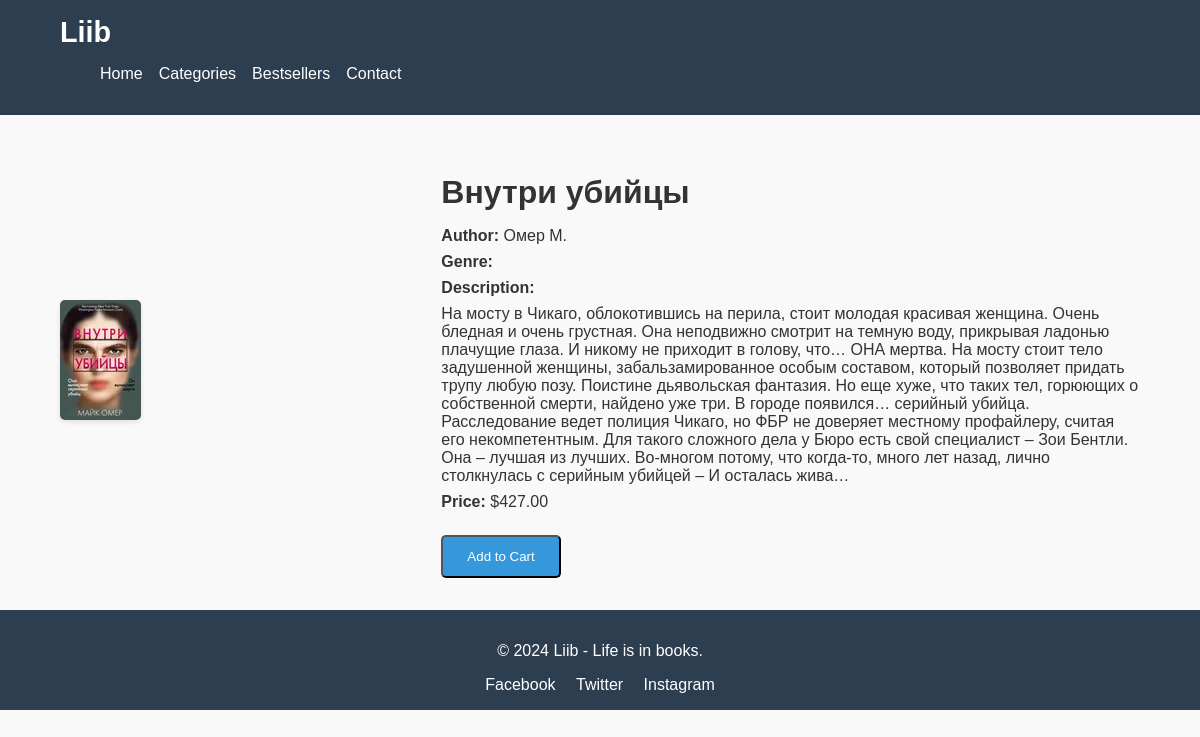
The page /book/14/ on the database its author committed.
### books/models.py (models this page shows, shortened)
class Book(models.Model):
    title = models.CharField(max_length=100)
    author = models.CharField(max_length=100)
    published_date = models.DateField()
    photo = models.ImageField(upload_to='images/')
    description = models.TextField(null=True, blank=True)
    price = models.DecimalField(max_digits=8, decimal_places=2, null=True)
    genre = models.ForeignKey(Genre, on_delete=models.SET_NULL, null=True, related_name='books')

### books/views.py (the view)
# urls.py: path('book/<int:book_id>/', bookpage_view, name='book'),
def bookpage_view(request, book_id):
    bookobj = Book.objects.get(id=book_id)
    return render(request, 'bookpage.html',{'book': bookobj})

### templates/bookpage.html (shortened to what this page needs)
<!DOCTYPE html>
{% load static %}
<html lang="en">
<head>
    <link rel="stylesheet" href="{% static 'css/bookpagestyle.css' %}">
</head>
<body>
    <header>
        <div class="container">
            <h1 class="logo">Liib</h1>
            <nav>
                <ul class="nav-links">
                    <li><a href="/home/">Home</a></li>
                    <li><a href="/categories/">Categories</a></li>
                    <li><a href="/bestsellers/">Bestsellers</a></li>
                    <li><a href="/contact/">Contact</a></li>
                </ul>
            </nav>
        </div>
    </header>
    <main>
        <section class="book-detail">
            <div class="container">
                <div class="book-detail-grid">
                    <div class="book-image">
                        <img src="{{ book.photo.url }}" alt="{{ book.title }}">
                    </div>
                    <div class="book-info">
                        <h1>{{ book.title }}</h1>
                        <p><strong>Author:</strong> {{ book.author }}</p>
                        <p><strong>Genre:</strong> {{ book.get_genre_display }}</p>
                        <p><strong>Description:</strong></p>
                        <p>{{ book.description }}</p>
                        <p><strong>Price:</strong> ${{ book.price }}</p>
                        <button class="btn">Add to Cart</button>
                    </div>
                </div>
            </div>
        </section>
    </main>
    <footer>
        <div class="container">
            <p>&copy; 2024 Liib - Life is in books.</p>
            <div class="social-links">
                <a href="#">Facebook</a>
                <a href="#">Twitter</a>
                <a href="#">Instagram</a>
            </div>
        </div>
    </footer>
</body>
</html>

### static/css/bookpagestyle.css (style rules this page uses)
.book-detail { padding: 2rem 0; background-color: #f9f9f9; }
.book-detail-grid { display: grid; grid-template-columns: 1fr 2fr; gap: 2rem; align-items: center; }
.book-image img { max-width: 100%; border-radius: 5px; box-shadow: 0 2px 5px rgba(0, 0, 0, 0.1); }
.book-info h1 { font-size: 2rem; margin-bottom: 1rem; }
.book-info p { margin: 0.5rem 0; }
.book-info .btn { margin-top: 1rem; }
body { font-family: Arial, sans-serif; margin: 0; padding: 0; color: #333; background-color: #f9f9f9; }
.container { width: 90%; max-width: 1200px; margin: 0 auto; }
header { background-color: #2c3e50; color: white; padding: 1rem 0; }
.logo { font-size: 1.8rem; margin: 0; }
.nav-links { list-style: none; display: flex; gap: 1rem; }
.nav-links a { color: white; text-decoration: none; }
.btn { display: inline-block; padding: 0.75rem 1.5rem; background-color: #3498db; color: white; text-decoration: none; border-radius: 5px; }
footer { background-color: #2c3e50; color: white; padding: 1rem 0; text-align: center; }
.social-links a { color: white; text-decoration: none; margin: 0 0.5rem; }

### rows shown on the page
Book: photo (picture), title "Внутри убийцы", author "Омер М.", description "На мосту в Чикаго, облокотившись на перила, стоит молодая красивая женщина. Очень бледная и очень грустная. Она неподвижно смотрит на темную воду, прикрывая ладонью плачущие глаза. И никому не приходит в голову, что… ОНА мертва. На мосту стоит тело задушенной женщины, забальзамированное особым составом, который позволяет придать трупу любую позу. Поистине дьявольская фантазия. Но еще хуже, что таких тел, горюющих о собственной смерти, найдено уже три. В городе появился… серийный убийца. Расследование ведет полиция Чикаго, но ФБР не доверяет местному профайлеру, считая его некомпетентным. Для такого сложного дела у Бюро есть свой специалист – Зои Бентли. Она – лучшая из лучших. Во-многом…", price "427.00"
